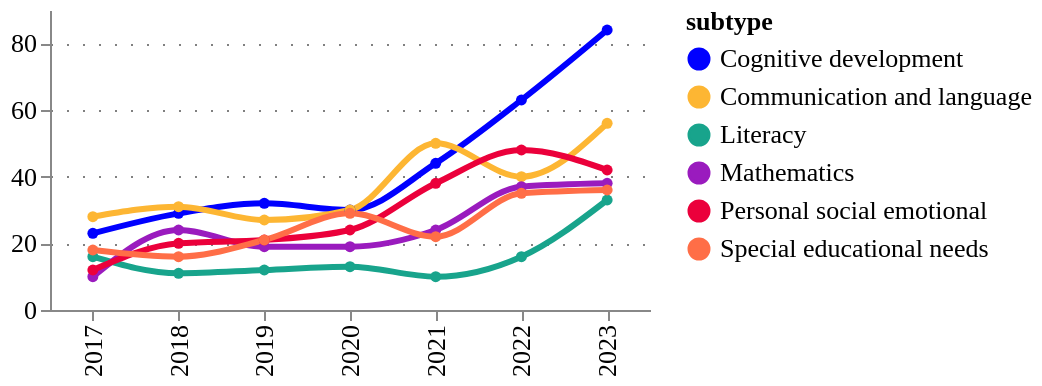

Write notebook code for a chart like this one.
### Code cell
fig = pu.ts_smooth(
    tech_applications_ts.query("year >= 2017"),
    cats,
    variable= "counts",
    variable_title = "",
    category_column = column,
    width = 300,
    height = 150,
    legend_orient='right',
)
pu.configure_plots(fig)

### Figure 1 — Vega-Lite specification as saved in the notebook (floating-point values rounded to 4 significant figures)
{"config": {"title": {"font": "Averta", "anchor": "start"}, "subtitle": {"font": "Averta"}, "axis": {"labelFont": "Averta", "titleFont": "Averta", "gridColor": "grey", "gridDash": [1, 7], "labelFontSize": 13, "titleFontSize": 13}, "header": {"labelFont": "Averta", "titleFont": "Averta"}, "legend": {"labelFont": "Averta", "titleFont": "Averta", "labelFontSize": 13, "titleFontSize": 13}, "range": {"category": ["#0000FF", "#FDB633", "#18A48C", "#9A1BBE", "#EB003B", "#FF6E47", "#646363", "#0F294A", "#97D9E3", "#A59BEE", "#F6A4B7", "#D2C9C0", "#FFFFFF", "#000000"], "ordinal": {"scheme": ["#0000FF", "#FDB633", "#18A48C", "#9A1BBE", "#EB003B", "#FF6E47", "#646363", "#0F294A", "#97D9E3", "#A59BEE", "#F6A4B7", "#D2C9C0", "#FFFFFF", "#000000"]}}, "view": {"strokeWidth": 0}}, "data": {"name": "data-c54e165398d87a1cbc5d22d6b923ecf1"}, "mark": {"type": "line", "interpolate": "monotone", "point": {"filled": true, "size": 30}, "size": 3, "strokeDash": [0]}, "encoding": {"color": {"field": "subtype", "legend": {"orient": "right"}, "scale": {}, "type": "nominal"}, "tooltip": [{"field": "year", "title": "Year", "type": "ordinal"}, {"field": "subtype", "type": "nominal"}, {"field": "counts", "format": ".3f", "title": "", "type": "quantitative"}], "x": {"field": "year", "title": "", "type": "ordinal"}, "y": {"field": "counts", "title": "", "type": "quantitative"}}, "height": 150, "title": {"anchor": "start", "text": "", "fontSize": 14, "subtitle": "", "subtitleFont": "Averta", "subtitleFontSize": 13}, "width": 300, "$schema": "https://vega.github.io/schema/vega-lite/v4.17.0.json", "datasets": {"data-c54e165398d87a1cbc5d22d6b923ecf1": [{"year": 2017, "subtype": "Cognitive development", "counts": 23.0, "counts_prop": 0.009, "type": "Development & learning"}, {"year": 2018, "subtype": "Cognitive development", "counts": 29.0, "counts_prop": 0.011, "type": "Development & learning"}, {"year": 2019, "subtype": "Cognitive development", "counts": 32.0, "counts_prop": 0.012, "type": "Development & learning"}, {"year": 2020, "subtype": "Cognitive development", "counts": 30.0, "counts_prop": 0.011, "type": "Development & learning"}, {"year": 2021, "subtype": "Cognitive development", "counts": 44.0, "counts_prop": 0.017, "type": "Development & learning"}, {"year": 2022, "subtype": "Cognitive development", "counts": 63.0, "counts_prop": 0.024, "type": "Development & learning"}, {"year": 2023, "subtype": "Cognitive development", "counts": 84.0, "counts_prop": 0.032, "type": "Development & learning"}, {"year": 2017, "subtype": "Communication and language", "counts": 28.0, "counts_prop": 0.011, "type": "Development & learning"}, {"year": 2018, "subtype": "Communication and language", "counts": 31.0, "counts_prop": 0.012, "type": "Development & learning"}, {"year": 2019, "subtype": "Communication and language", "counts": 27.0, "counts_prop": 0.01, "type": "Development & learning"}, {"year": 2020, "subtype": "Communication and language", "counts": 30.0, "counts_prop": 0.011, "type": "Development & learning"}, {"year": 2021, "subtype": "Communication and language", "counts": 50.0, "counts_prop": 0.019, "type": "Development & learning"}, {"year": 2022, "subtype": "Communication and language", "counts": 40.0, "counts_prop": 0.015, "type": "Development & learning"}, {"year": 2023, "subtype": "Communication and language", "counts": 56.0, "counts_prop": 0.021, "type": "Development & learning"}, {"year": 2017, "subtype": "Literacy", "counts": 16.0, "counts_prop": 0.006, "type": "Development & learning"}, {"year": 2018, "subtype": "Literacy", "counts": 11.0, "counts_prop": 0.004, "type": "Development & learning"}, {"year": 2019, "subtype": "Literacy", "counts": 12.0, "counts_prop": 0.005, "type": "Development & learning"}, {"year": 2020, "subtype": "Literacy", "counts": 13.0, "counts_prop": 0.005, "type": "Development & learning"}, {"year": 2021, "subtype": "Literacy", "counts": 10.0, "counts_prop": 0.004, "type": "Development & learning"}, {"year": 2022, "subtype": "Literacy", "counts": 16.0, "counts_prop": 0.006, "type": "Development & learning"}, {"year": 2023, "subtype": "Literacy", "counts": 33.0, "counts_prop": 0.012, "type": "Development & learning"}, {"year": 2017, "subtype": "Mathematics", "counts": 10.0, "counts_prop": 0.004, "type": "Development & learning"}, {"year": 2018, "subtype": "Mathematics", "counts": 24.0, "counts_prop": 0.009, "type": "Development & learning"}, {"year": 2019, "subtype": "Mathematics", "counts": 19.0, "counts_prop": 0.007, "type": "Development & learning"}, {"year": 2020, "subtype": "Mathematics", "counts": 19.0, "counts_prop": 0.007, "type": "Development & learning"}, {"year": 2021, "subtype": "Mathematics", "counts": 24.0, "counts_prop": 0.009, "type": "Development & learning"}, {"year": 2022, "subtype": "Mathematics", "counts": 37.0, "counts_prop": 0.014, "type": "Development & learning"}, {"year": 2023, "subtype": "Mathematics", "counts": 38.0, "counts_prop": 0.014, "type": "Development & learning"}, {"year": 2017, "subtype": "Personal social emotional", "counts": 12.0, "counts_prop": 0.005, "type": "Development & learning"}, {"year": 2018, "subtype": "Personal social emotional", "counts": 20.0, "counts_prop": 0.008, "type": "Development & learning"}, {"year": 2019, "subtype": "Personal social emotional", "counts": 21.0, "counts_prop": 0.008, "type": "Development & learning"}, {"year": 2020, "subtype": "Personal social emotional", "counts": 24.0, "counts_prop": 0.009, "type": "Development & learning"}, {"year": 2021, "subtype": "Personal social emotional", "counts": 38.0, "counts_prop": 0.014, "type": "Development & learning"}, {"year": 2022, "subtype": "Personal social emotional", "counts": 48.0, "counts_prop": 0.018, "type": "Development & learning"}, {"year": 2023, "subtype": "Personal social emotional", "counts": 42.0, "counts_prop": 0.016, "type": "Development & learning"}, {"year": 2017, "subtype": "Special educational needs", "counts": 18.0, "counts_prop": 0.007, "type": "Development & learning"}, {"year": 2018, "subtype": "Special educational needs", "counts": 16.0, "counts_prop": 0.006, "type": "Development & learning"}, {"year": 2019, "subtype": "Special educational needs", "counts": 21.0, "counts_prop": 0.008, "type": "Development & learning"}, {"year": 2020, "subtype": "Special educational needs", "counts": 29.0, "counts_prop": 0.011, "type": "Development & learning"}, {"year": 2021, "subtype": "Special educational needs", "counts": 22.0, "counts_prop": 0.008, "type": "Development & learning"}, {"year": 2022, "subtype": "Special educational needs", "counts": 35.0, "counts_prop": 0.013, "type": "Development & learning"}, {"year": 2023, "subtype": "Special educational needs", "counts": 36.0, "counts_prop": 0.014, "type": "Development & learning"}]}}
